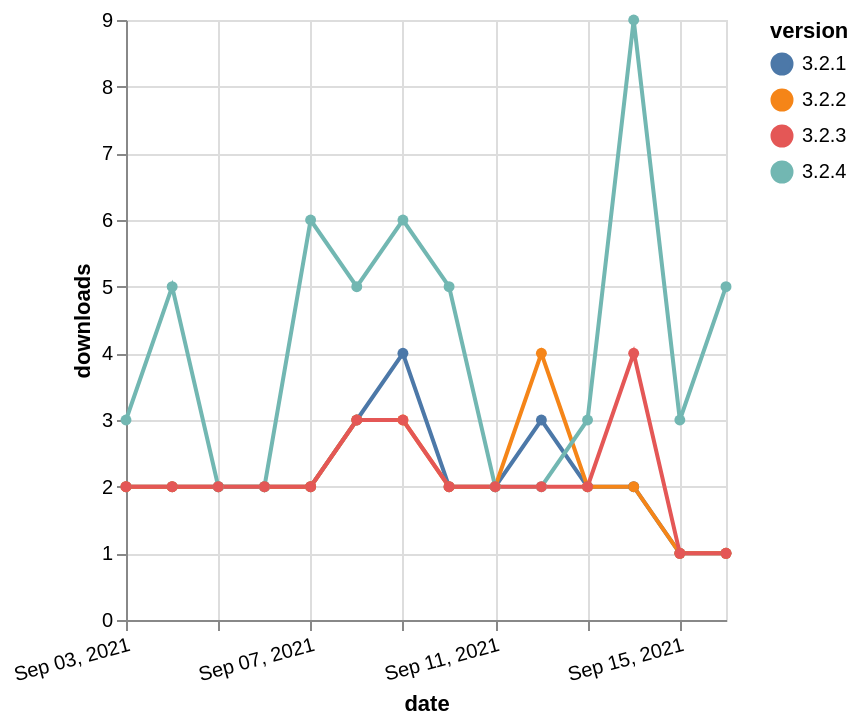

Specify this chart in Vega-Lite:
### Vega-Lite specification from a JSON file in a GitHub repository (floating-point values rounded to 4 significant figures)
{"$schema": "https://vega.github.io/schema/vega-lite/v5.json", "description": "A simple bar chart with embedded data.", "data": {"values": [{"date": "2021-09-03", "total": 1733, "delta": 2, "version": "3.2.1"}, {"date": "2021-09-04", "total": 1735, "delta": 2, "version": "3.2.1"}, {"date": "2021-09-05", "total": 1737, "delta": 2, "version": "3.2.1"}, {"date": "2021-09-06", "total": 1739, "delta": 2, "version": "3.2.1"}, {"date": "2021-09-07", "total": 1741, "delta": 2, "version": "3.2.1"}, {"date": "2021-09-08", "total": 1744, "delta": 3, "version": "3.2.1"}, {"date": "2021-09-09", "total": 1748, "delta": 4, "version": "3.2.1"}, {"date": "2021-09-10", "total": 1750, "delta": 2, "version": "3.2.1"}, {"date": "2021-09-11", "total": 1752, "delta": 2, "version": "3.2.1"}, {"date": "2021-09-12", "total": 1755, "delta": 3, "version": "3.2.1"}, {"date": "2021-09-13", "total": 1757, "delta": 2, "version": "3.2.1"}, {"date": "2021-09-14", "total": 1759, "delta": 2, "version": "3.2.1"}, {"date": "2021-09-15", "total": 1760, "delta": 1, "version": "3.2.1"}, {"date": "2021-09-16", "total": 1761, "delta": 1, "version": "3.2.1"}, {"date": "2021-09-03", "total": 1158, "delta": 2, "version": "3.2.2"}, {"date": "2021-09-04", "total": 1160, "delta": 2, "version": "3.2.2"}, {"date": "2021-09-05", "total": 1162, "delta": 2, "version": "3.2.2"}, {"date": "2021-09-06", "total": 1164, "delta": 2, "version": "3.2.2"}, {"date": "2021-09-07", "total": 1166, "delta": 2, "version": "3.2.2"}, {"date": "2021-09-08", "total": 1169, "delta": 3, "version": "3.2.2"}, {"date": "2021-09-09", "total": 1172, "delta": 3, "version": "3.2.2"}, {"date": "2021-09-10", "total": 1174, "delta": 2, "version": "3.2.2"}, {"date": "2021-09-11", "total": 1176, "delta": 2, "version": "3.2.2"}, {"date": "2021-09-12", "total": 1180, "delta": 4, "version": "3.2.2"}, {"date": "2021-09-13", "total": 1182, "delta": 2, "version": "3.2.2"}, {"date": "2021-09-14", "total": 1184, "delta": 2, "version": "3.2.2"}, {"date": "2021-09-15", "total": 1185, "delta": 1, "version": "3.2.2"}, {"date": "2021-09-16", "total": 1186, "delta": 1, "version": "3.2.2"}, {"date": "2021-09-03", "total": 3275, "delta": 3, "version": "3.2.4"}, {"date": "2021-09-04", "total": 3280, "delta": 5, "version": "3.2.4"}, {"date": "2021-09-05", "total": 3282, "delta": 2, "version": "3.2.4"}, {"date": "2021-09-06", "total": 3284, "delta": 2, "version": "3.2.4"}, {"date": "2021-09-07", "total": 3290, "delta": 6, "version": "3.2.4"}, {"date": "2021-09-08", "total": 3295, "delta": 5, "version": "3.2.4"}, {"date": "2021-09-09", "total": 3301, "delta": 6, "version": "3.2.4"}, {"date": "2021-09-10", "total": 3306, "delta": 5, "version": "3.2.4"}, {"date": "2021-09-11", "total": 3308, "delta": 2, "version": "3.2.4"}, {"date": "2021-09-12", "total": 3310, "delta": 2, "version": "3.2.4"}, {"date": "2021-09-13", "total": 3313, "delta": 3, "version": "3.2.4"}, {"date": "2021-09-14", "total": 3322, "delta": 9, "version": "3.2.4"}, {"date": "2021-09-15", "total": 3325, "delta": 3, "version": "3.2.4"}, {"date": "2021-09-16", "total": 3330, "delta": 5, "version": "3.2.4"}, {"date": "2021-09-03", "total": 1036, "delta": 2, "version": "3.2.3"}, {"date": "2021-09-04", "total": 1038, "delta": 2, "version": "3.2.3"}, {"date": "2021-09-05", "total": 1040, "delta": 2, "version": "3.2.3"}, {"date": "2021-09-06", "total": 1042, "delta": 2, "version": "3.2.3"}, {"date": "2021-09-07", "total": 1044, "delta": 2, "version": "3.2.3"}, {"date": "2021-09-08", "total": 1047, "delta": 3, "version": "3.2.3"}, {"date": "2021-09-09", "total": 1050, "delta": 3, "version": "3.2.3"}, {"date": "2021-09-10", "total": 1052, "delta": 2, "version": "3.2.3"}, {"date": "2021-09-11", "total": 1054, "delta": 2, "version": "3.2.3"}, {"date": "2021-09-12", "total": 1056, "delta": 2, "version": "3.2.3"}, {"date": "2021-09-13", "total": 1058, "delta": 2, "version": "3.2.3"}, {"date": "2021-09-14", "total": 1062, "delta": 4, "version": "3.2.3"}, {"date": "2021-09-15", "total": 1063, "delta": 1, "version": "3.2.3"}, {"date": "2021-09-16", "total": 1064, "delta": 1, "version": "3.2.3"}]}, "width": "container", "mark": {"type": "line", "point": {"filled": true}}, "encoding": {"x": {"field": "date", "type": "temporal", "timeUnit": "yearmonthdate", "title": "date", "axis": {"labelAngle": -15}}, "y": {"field": "delta", "type": "quantitative", "title": "downloads"}, "color": {"field": "version", "type": "nominal"}, "tooltip": {"field": "delta"}}}
